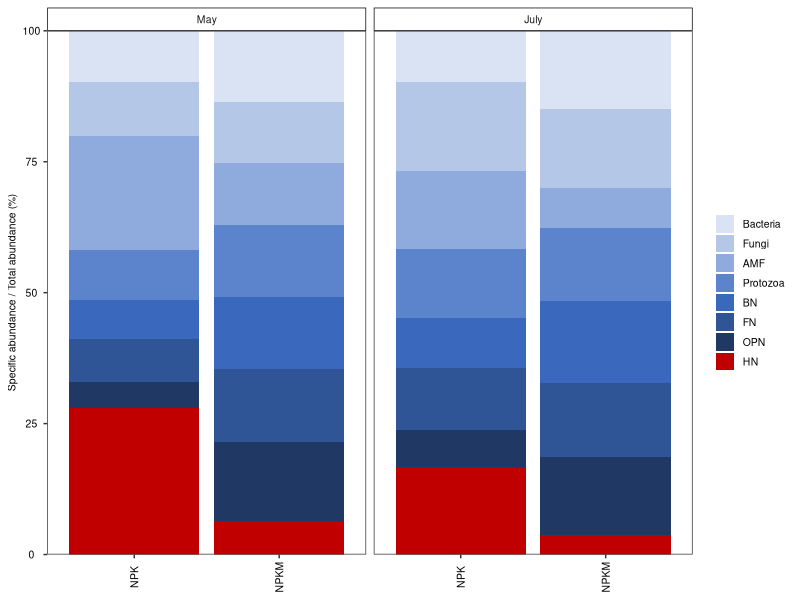
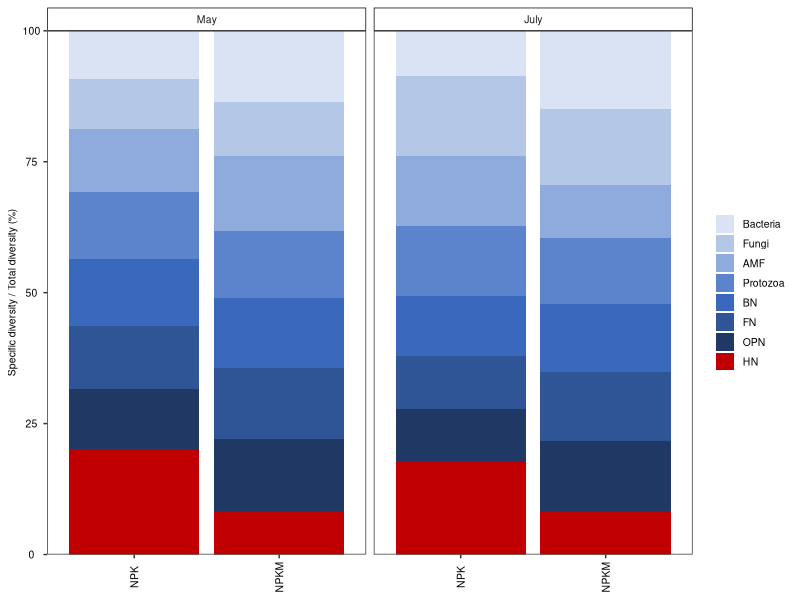
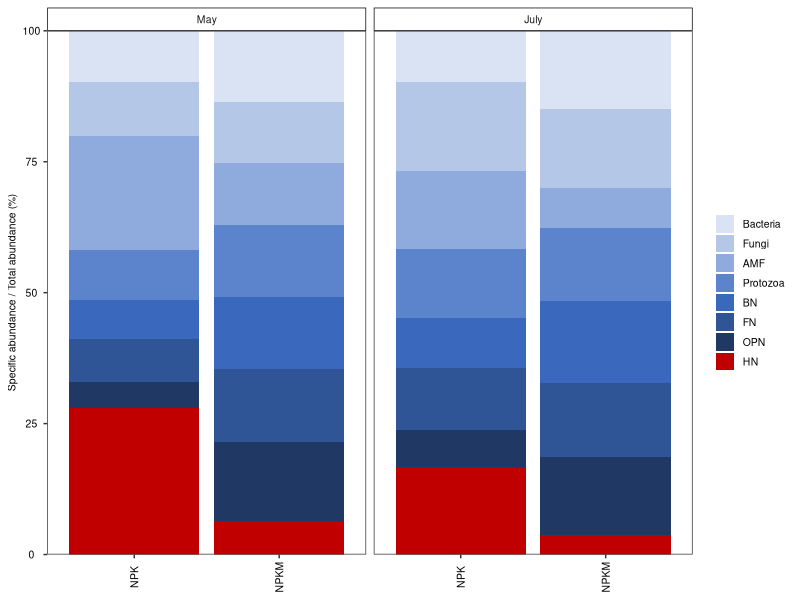
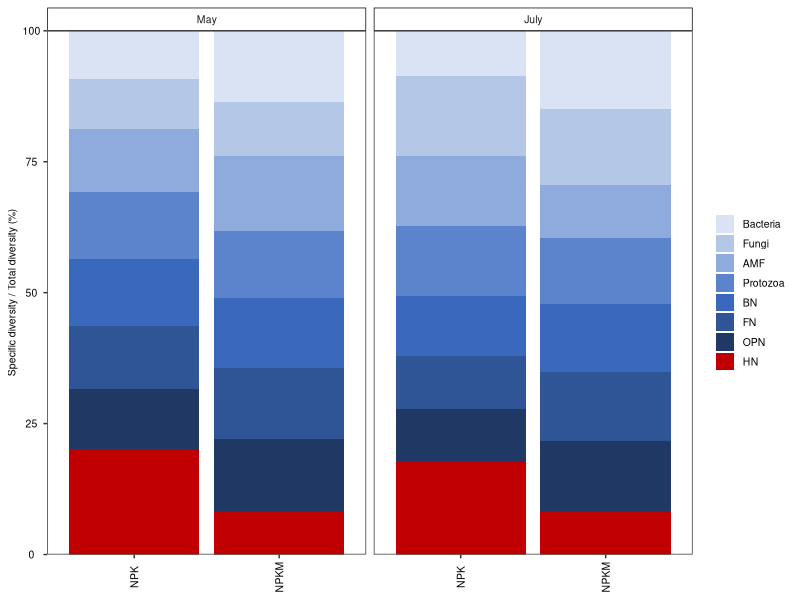

Generate these figures, in order, with R:
library(readxl)
library(ggplot2)
library(grid)
library(ggpubr)
library(gridExtra)
library(tidyr)
library(RColorBrewer)


setwd(readClipboard())
getwd()

abu=read.csv("Biotic community abundance.csv",header=T,row.names=1)
abu
#Data centralization
abu.z<-scale(abu,center = F,scale = T)
abu.z
write.csv(abu.z,"1abu.z.csv")

div=read.csv("Biotic community diversity.csv",header=T,row.names=1)
div
#Data centralization
div.z<-scale(div,center = F,scale = T)
div.z
write.csv(div.z,"1div.z.csv")

###relative ratio based on abundance##
df <- read_excel("SFW_abu_div.xlsx",1)
df
df$Group<- factor(df$Group,levels=c("Bacteria","Fungi","AMF","Protozoa","BN","FN","OPN" ,"HN"),
                  labels = c("Bacteria","Fungi","AMF", "Protozoa","BN","FN","OPN" ,"HN"))
df$Time<- factor(df$Time,levels=c("May", "July"),labels = c("May", "July"))

p1<- ggplot(data=df, aes(x=Treatment, y=Relativeabundance,fill=Group))+
  geom_bar(stat="identity")+theme_bw()+
  scale_y_continuous(expand = c(0,0))+theme(legend.position="right")+
  scale_fill_manual(values =  rev(c( "#c00000","#203864", "#2F5596","#3A68BD",
                                     "#5C84CC","#8FAADD","#B4C7E7","#DAE3F4"))) +
  facet_wrap(~Time)+
  theme_bw() + theme(panel.grid =element_blank())+
  labs( X= NULL ,y='Specific abundance / Total abundance (%)')+
  theme(legend.title = element_blank())+
  theme(legend.text = element_text(size=7.5))+
  theme(legend.key.size=unit(0.5,'cm'))+
  theme(strip.text.x = element_text(size =7.5),
        strip.background.x = element_rect(fill = "white", colour = "black"))+
  theme(axis.text.y=element_text(vjust=0.5,hjust=0.5,color = "black",size=7.5))+
  theme(axis.text.x=element_text(vjust=0.5,hjust=0.5,color = "black",size=7.5,angle =90))+ 
  theme(axis.title.x = element_blank(),
        axis.title.y = element_text(size=7.5,color = "black"))
p1
ggsave("Abu1.pdf", dpi=1200, width=80,height =50, units="mm")


###relative ratio based on richness##
df <- read_excel("SFW_abu_div.xlsx",2)
df
df$Group<- factor(df$Group,levels=c("Bacteria","Fungi","AMF","Protozoa", "BN","FN","OPN" ,"HN"),
                  labels = c("Bacteria","Fungi","AMF","Protozoa","BN","FN","OPN","HN"))
df$Time<- factor(df$Time,levels=c("May","July"),labels = c("May","July"))

p2<- ggplot(data=df, aes(x=Treatment, y=Relativeabundance,fill=Group))+
  geom_bar(stat="identity")+theme_bw()+
  scale_y_continuous(expand = c(0,0))+theme(legend.position="right")+
  scale_fill_manual(values =  rev(c( "#c00000","#203864", "#2F5596","#3A68BD",
                                     "#5C84CC","#8FAADD","#B4C7E7","#DAE3F4")))+
  facet_wrap(~Time)+
  theme_bw() + theme(panel.grid =element_blank())+
  labs(x= NULL ,y='Specific diversity / Total diversity (%)')+
  theme(legend.title = element_blank())+
  theme(legend.text = element_text(size=7.5))+
  theme(legend.key.size=unit(0.5,'cm'))+
  theme(strip.text.x = element_text(size =7.5),
        strip.background.x = element_rect(fill = "white", colour = "black"))+
  theme(axis.text.y=element_text(vjust=0.5,hjust=0.5,color = "black",size=7.5))+
  theme(axis.text.x=element_text(vjust=0.5,hjust=0.5,color = "black",size=7.5,angle =90))+
  theme(axis.title.x = element_blank(),
        axis.title.y = element_text(size=7.5,color = "black"))
p2
ggsave("Div1.pdf", dpi=1200, width=80,height =50, units="mm") 
